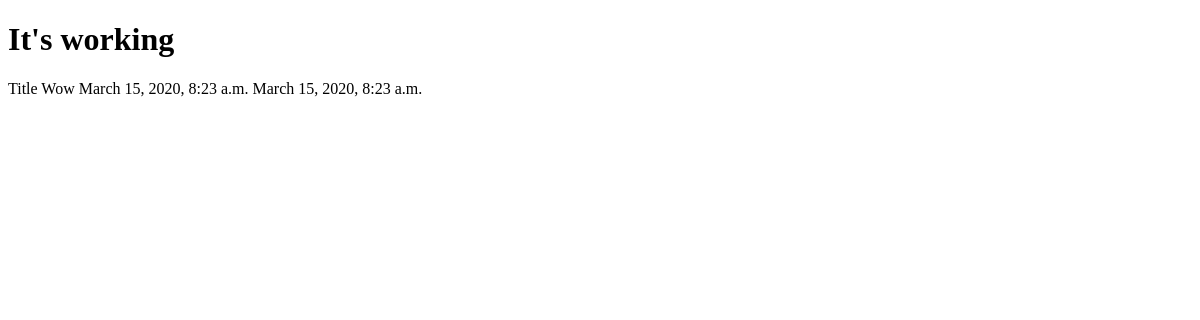
/post/6/, run on an earlier commit of the app's database.
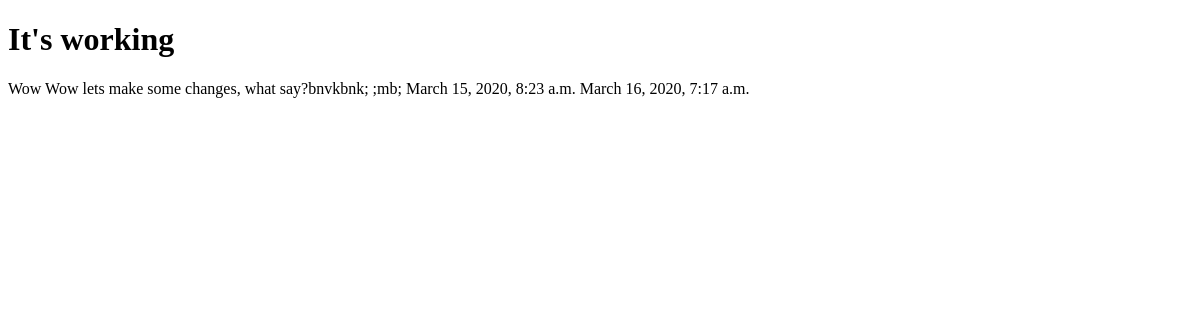
And on a later commit of the database.
### posts/models.py (models this page shows, shortened)
class Post(models.Model):
    title = models.CharField(max_length=120)
    content = models.TextField()
    timestamp = models.DateTimeField(auto_now=False, auto_now_add=True)
    last_updated = models.DateTimeField(auto_now=True, auto_now_add=False)
    """
        the above method is better then using {% url <url path> %}
        (vid ref 19 try django 1.9)
    """

### posts/views.py (the view)
# urls.py: path('<int:id>/', views.post_details, name='detail'),
def post_details(request, id):
    post = get_object_or_404(Post, id=id)
    return render(request,'posts/details.html', {"post": post})

### templates/posts/details.html
{% extends 'base.html' %}
{% block content %}
    <h1>It's working </h1>
        <p>
            {{ post.title }}
            {{ post.content }}
            {{ post.timestamp }}
            {{ post.last_updated }}
        </p>
{% endblock content %}

What changed in the data, as far as the page shows it:
changed Post "Wow": title "Title" → "Wow"; content "Wow" → "Wow lets make some changes, what say?bnvkbnk; ;mb;"; last_updated "March 15, 2020, 8:23 a.m." → "March 16, 2020, 7:17 a.m."
